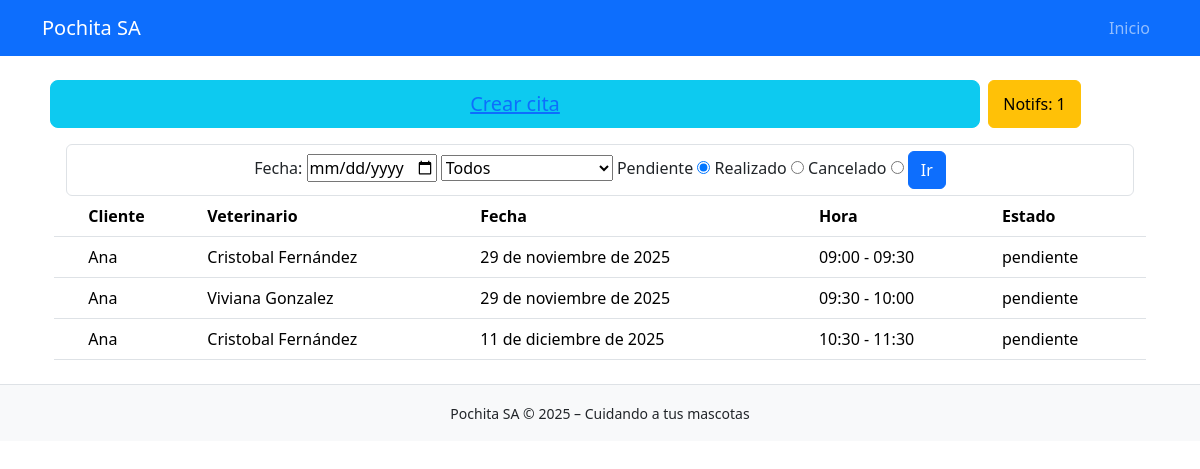
Page /horarios/ on the earlier database version.
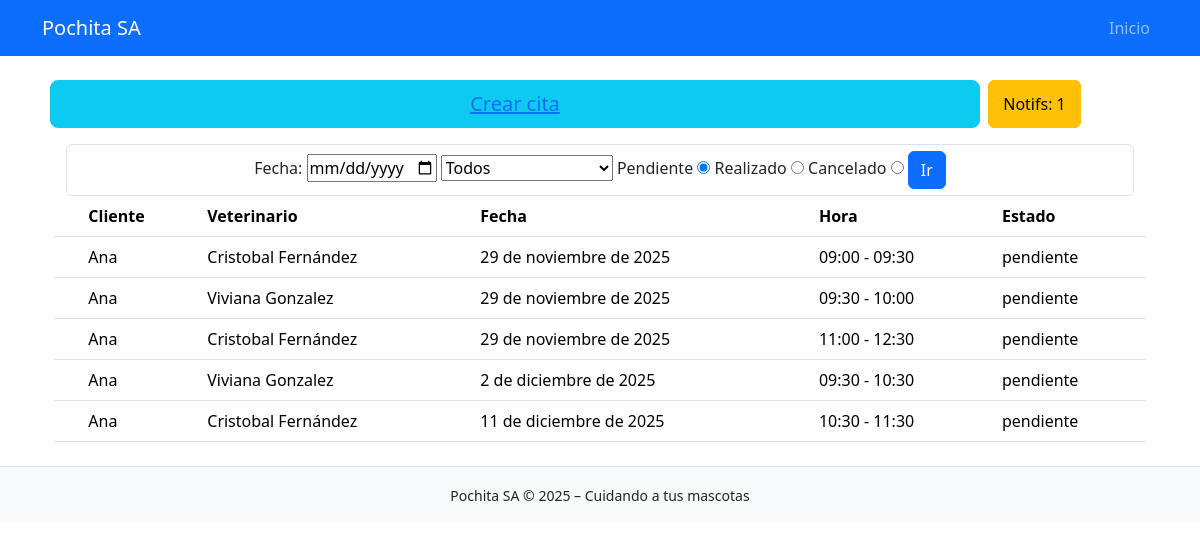
Same page on the later database version.
### horarios/models.py (models this page shows, shortened)
class Cita(models.Model):
    fecha = models.DateField(verbose_name="Fecha agendada")
    hora_inicial = models.IntegerField(verbose_name="Bloque inicial de cita")
    hora_final = models.IntegerField(verbose_name="Bloque final de cita")
    estado = models.CharField(max_length=9, choices=ESTADOS_DE_CITA, verbose_name="Estado")
    veterinario = models.ForeignKey(Veterinario, on_delete=models.CASCADE, verbose_name="Veterinario asignado")
    ficha_cliente = models.ForeignKey(FichaMascota, on_delete=models.CASCADE, verbose_name="Ficha Cliente")
    updated = models.DateTimeField(auto_now=True, verbose_name="Última vez actualizado")
    def bloques_a_tiempo(self, bloque):
        inicio_horario = datetime(self.fecha.year, self.fecha.month, self.fecha.day, 8, 0, 0, 0)
        result = inicio_horario + timedelta(minutes=(bloque - 1) * 30)
        return result.strftime('%H:%M')
    @property
    def hora_inicial_a_tiempo(self):
        return self.bloques_a_tiempo(self.hora_inicial)
    @property
    def hora_final_a_tiempo(self):
        return self.bloques_a_tiempo(self.hora_final)

### fichas_mascota/models.py (models this page shows, shortened)
class FichaMascota(models.Model):
    cliente = models.CharField(max_length=90, verbose_name="Nombre del dueño")
    mascota = models.CharField(max_length=30, verbose_name="Nombre de la mascota")
    especie = models.CharField(max_length=40, verbose_name="Especie de la mascota")
    edad = models.IntegerField(verbose_name="Edad de la mascota")
    peso = models.IntegerField(verbose_name="Peso de la mascota")
    vacunas = models.TextField(max_length=60, verbose_name="Descripción de vacunas")
    tratamientos_apli = models.TextField(max_length=200, verbose_name="Tratamientos aplicados")
    tratamientos_sig = models.TextField(max_length=100, verbose_name="Siguiente tratamiento por aplicar")
    telefono = models.CharField(max_length=15, verbose_name="Teléfono de contacto")
    created = models.DateTimeField(auto_now_add=True, verbose_name="Fecha creación")
    updated = models.DateTimeField(auto_now=True, verbose_name="Última vez actualizado")

### veterinarios/models.py (models this page shows, shortened)
class Veterinario(models.Model):
    nombre = models.CharField(max_length=120, verbose_name="Nombre de Veterinario")
    usuario = models.ForeignKey(User, on_delete=models.CASCADE, verbose_name="Cuenta de usuario")
    created = models.DateTimeField(auto_now_add=True, verbose_name="Fecha de registro")

### horarios/views.py (the view)
# urls.py: path('', views.horarios, name = "horarios"),
def horarios(req):
    veterinario = req.GET.get('veterinario')
    if veterinario:
        veterinario = veterinario.strip()
    estado = req.GET.get('estado', None)
    lista_estados = ["realizado", "pendiente", "cancelado"]
    if estado not in lista_estados: estado = "pendiente"
    fecha = localtime().date()
    try:
        lista_fecha = req.GET.get('fecha', None).split('-')
        for i in range(3):
            lista_fecha[i] = int(lista_fecha[i])
        fecha = date(lista_fecha[0], lista_fecha[1], lista_fecha[2])
    except: fecha = date(fecha.year, fecha.month, 1)
    fecha_max = fecha + relativedelta(months=1)
    fecha_max = date(fecha_max.year, fecha_max.month, calendar.monthrange(fecha_max.year, fecha_max.month)[1])
    if(veterinario): citas = Cita.objects.filter(fecha__range = (fecha, fecha_max), estado = estado, veterinario__id = veterinario).order_by('fecha')
    else: citas = Cita.objects.filter(fecha__range = (fecha, fecha_max), estado = estado).order_by('fecha')
    citas_canceladas = Cita.objects.filter(estado = "cancelado")
    veterinarios = Veterinario.objects.all().order_by('id')
    return render(req, 'horarios/horario.html', {
        'citas': citas,
        "citas_canceladas": citas_canceladas,
        'fecha_min': date(fecha.year, fecha.month, 1),
        'fecha_max': fecha_max,
        'veterinarios': veterinarios
    })

### core/processors.py (called while the page is built)
def ctx_dict(req):
    ctx = {
        "NOMBRE_PAGINA": "Pochita S.A",
        "LINK_GITHUB": "https://github.com/FrappuccinoIc/pochita_sa"
    }
    return ctx

### horarios/templates/horarios/horario.html (shortened to what this page needs)
{% extends 'horarios/base.html' %}
{% block content %}
<div class="container">
    <div class="row text-center mb-3 x-5">
        <button class="btn btn-info btn-lg btn-block col-10 mx-2"><a class="" href="/horarios/citas/registrar">Crear cita</a></button>
        <button class="btn btn-warning text-center col-1" ><a class="nav-link" href="/horarios/?estado=cancelado">Notifs: {{ citas_canceladas|length }}</a></button>
    </div>
    <div class="container">
        <form class="form-control text-center" method="get" action="">
            <label for="fecha">Fecha:</label>
            <input type="date" id="fecha" name="fecha"
                min="{{fecha_min.year}}-{{fecha_min.month}}-1"
                max="{{fecha_max.year}}-{{fecha_max.month}}-{{fecha_max.day}}"
            >
            <select name="veterinario" id="veterinario">
                <option value="">Todos</option>
            </select>
            <label for="pendiente">Pendiente</label>
            <input type="radio" id="pendiente" name="estado" value="pendiente" checked>
            <label for="realizado">Realizado</label>
            <input type="radio" id="realizado" name="estado" value="realizado">
            <label for="cancelado">Cancelado</label>
            <input type="radio" id="cancelado" name="estado" value="cancelado">
            <button class="btn btn-primary">Ir</button>
        </form>
    </div>
    <table class="table">
        <thead>
            <tr>
                <th scope="col"></th>
                <th scope="col">Cliente</th>
                <th scope="col">Veterinario</th>
                <th scope="col">Fecha</th>
                <th scope="col">Hora</th>
                <th scope="col">Estado</th>
            </tr>
        </thead>
    <tbody>
        {% for cita in citas %}
        <tr>
            <th scope="row"></th>
            <td>{{ cita.ficha_cliente.cliente }}</td>
            <td>{{ cita.veterinario.nombre }}</td>
            <td>{{ cita.fecha }}</td>
            <td>{{ cita.hora_inicial_a_tiempo }} - {{ cita.hora_final_a_tiempo }}</td>
            <td>{{ cita.estado }}</td>
        </tr>
        {% endfor %}
    </tbody>
    </table>
</div>
{% endblock %}

### horarios/templates/horarios/base.html (shortened to what this page needs)
<!DOCTYPE html>
<html lang="es">
<head>
    <link
        href="https://cdn.jsdelivr.net/npm/bootstrap@5.3.2/dist/css/bootstrap.min.css"
        rel="stylesheet">
</head>
<body>
    <nav class="navbar navbar-expand-lg navbar-dark bg-primary">
        <div class="container">
            <a class="navbar-brand" href="/">Pochita SA</a>
            <div class="collapse navbar-collapse" id="navbarNav">
                <ul class="navbar-nav ms-auto">
                    <li class="nav-item">
                        <a class="nav-link" href="/">Inicio</a>
                    </li>
                </ul>
            </div>
        </div>
    </nav>
    <main class="container mt-4">
        {% block content %}{% endblock %}
    </main>
    <footer class="bg-light text-center p-3 mt-4 border-top">
        <small>Pochita SA © 2025 – Cuidando a tus mascotas</small>
    </footer>
</body>
</html>

Differences in the rows shown:
added Cita: ficha_cliente.cliente "Ana", veterinario.nombre "Cristobal Fernández", fecha "29 de noviembre de 2025", hora_inicial_a_tiempo "11:00", hora_final_a_tiempo "12:30", estado "pendiente"
added Cita: ficha_cliente.cliente "Ana", veterinario.nombre "Viviana Gonzalez", fecha "2 de diciembre de 2025", hora_inicial_a_tiempo "09:30", hora_final_a_tiempo "10:30", estado "pendiente"
